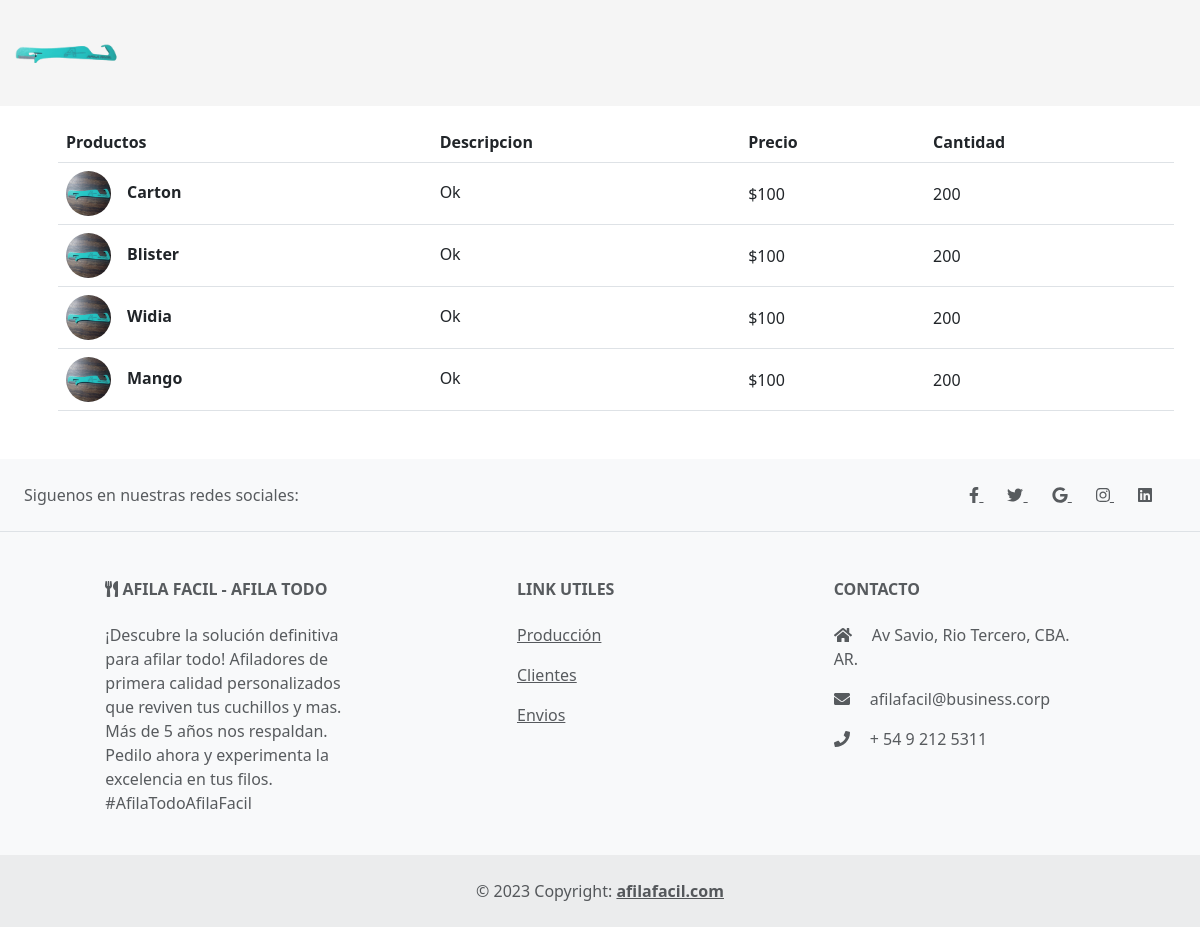
/productos/, run on the app's committed database.
### materias_primas/models.py (models this page shows, shortened)
class Productos(models.Model):
    nombre = models.CharField(max_length=45)
    descripcion = models.CharField(max_length=200)
    precio = models.IntegerField()
    cantidad = models.IntegerField()
    imagen = models.CharField(max_length=100)
    def get_imagen_url(self):
        if self.imagen:
            return f"/static/img/{self.imagen}"
        else:
            return "/static/img/afilador.jpeg"
    class Meta:
        db_table = 'productos'
        verbose_name = "Producto"

### materias_primas/views.py (the view)
# urls.py: path('', views.mostrar_producto, name='productos'),
def mostrar_producto(request):
    productos = Productos.objects.all()
    return render(request, 'productos.html', {'productos': productos, 'mensaje': "No hay Productos"})

### materias_primas/templates/productos.html (shortened to what this page needs)
{% extends "materias_primas/layout.html" %}
{% load static %}
{% block content %}
{% if productos%}
<div class="container">
    <table class="table align-middle mb-0 bg-white m-3 mb-5">
        <thead class="bg-light">
        <tr>
            <th>Productos</th>
            <th>Descripcion</th>
            <th>Precio</th>
            <th>Cantidad</th>
        </tr>
        </thead>
        <tbody>
        {% for producto in productos %}
            <tr>
                <td>
                <div class="d-flex align-items-center">
                    <img
                        src="{{ producto.get_imagen_url }}"
                        alt="NO-IMG"
                        style="width: 45px; height: 45px"
                        class="rounded-circle"
                        />
                    <div class="ms-3">
                    <p class="fw-bold mb-1 ml-2">{{producto.nombre}}</p>
                    </div>
                </div>
                </td>
                <td>
                <p class="fw-normal mb-1">{{ producto.descripcion }}</p>
                </td>
                <td>${{ producto.precio }}</td>
                <td>{{ producto.cantidad }}</td>
            </tr>
        {%endfor%}
        </tbody>
    </table>
{%else%}
    {{ mensaje }}
{%endif%}
</div>
{% endblock %}

### data on the page
Productos: nombre "Carton", descripcion "Ok", precio "100", cantidad "200"
Productos: nombre "Blister", descripcion "Ok", precio "100", cantidad "200"
Productos: nombre "Widia", descripcion "Ok", precio "100", cantidad "200"
Productos: nombre "Mango", descripcion "Ok", precio "100", cantidad "200"
